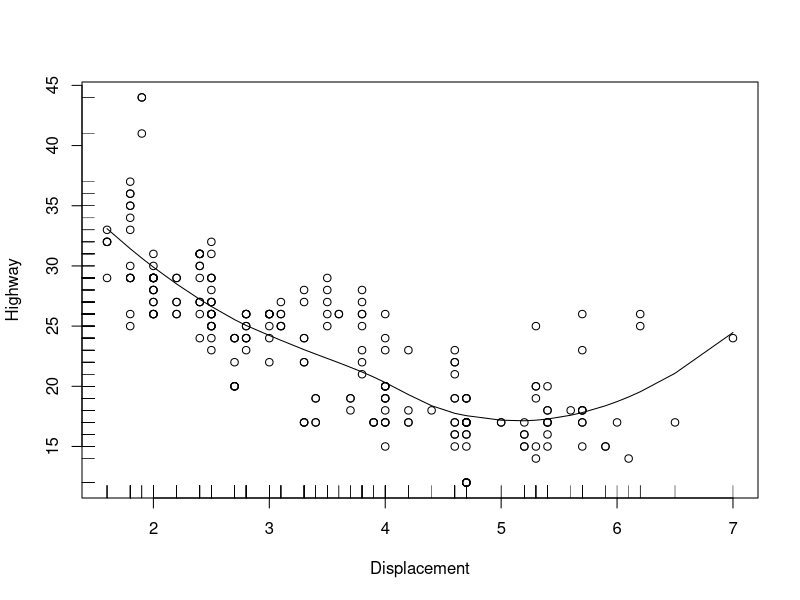
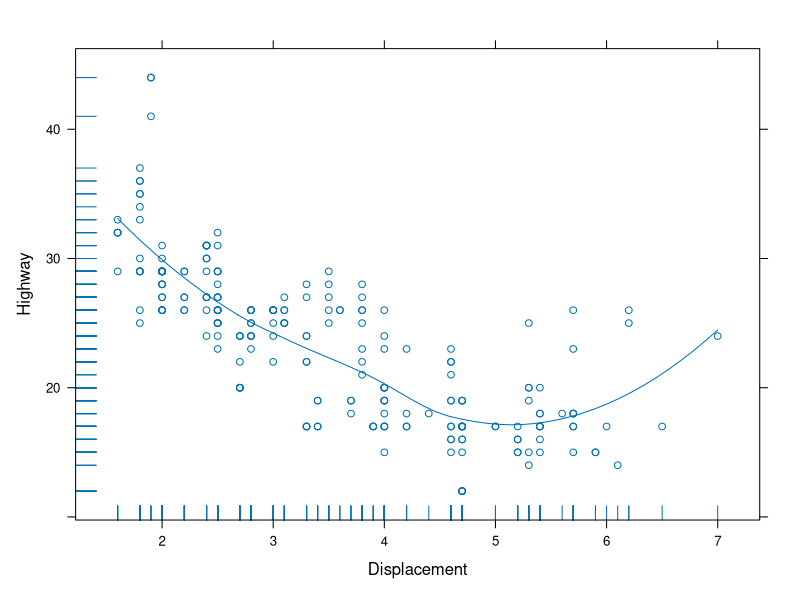
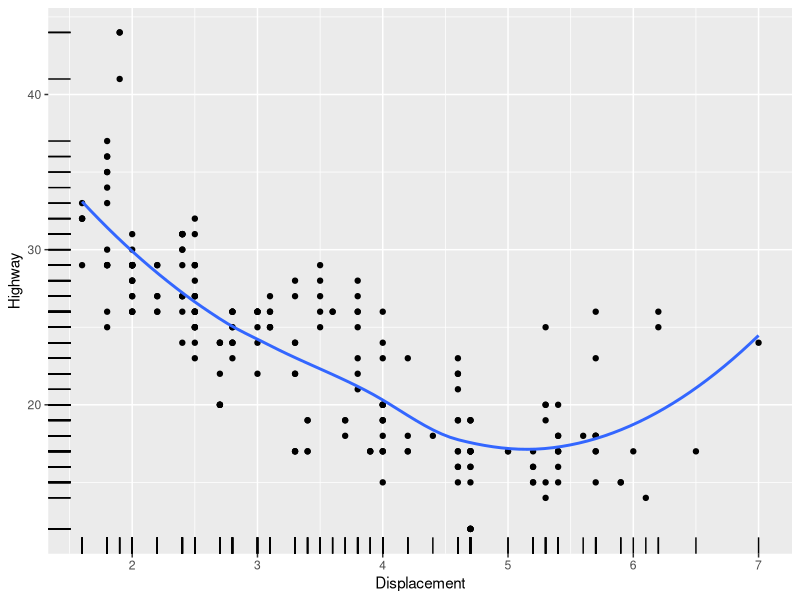
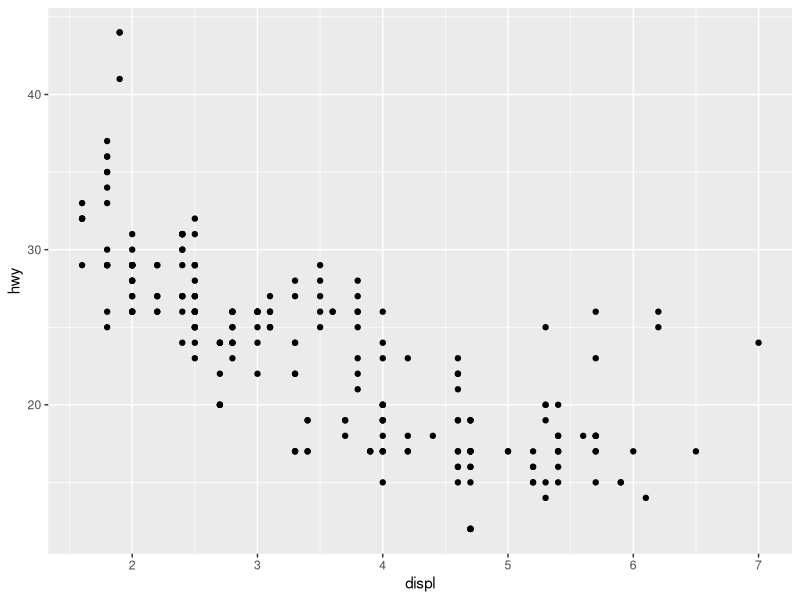
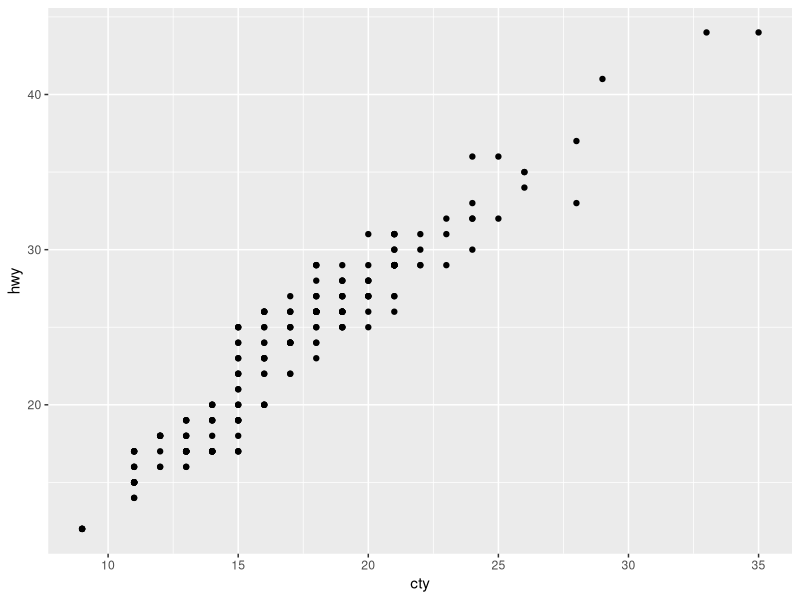
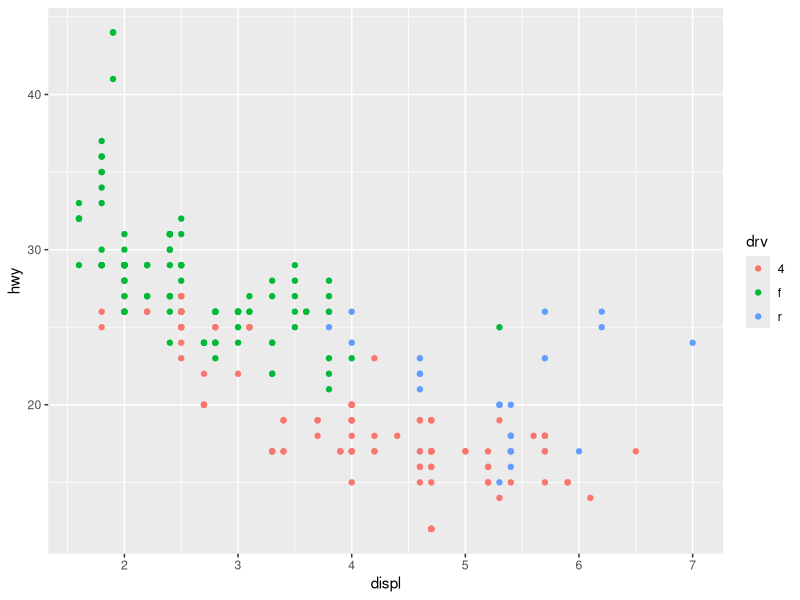
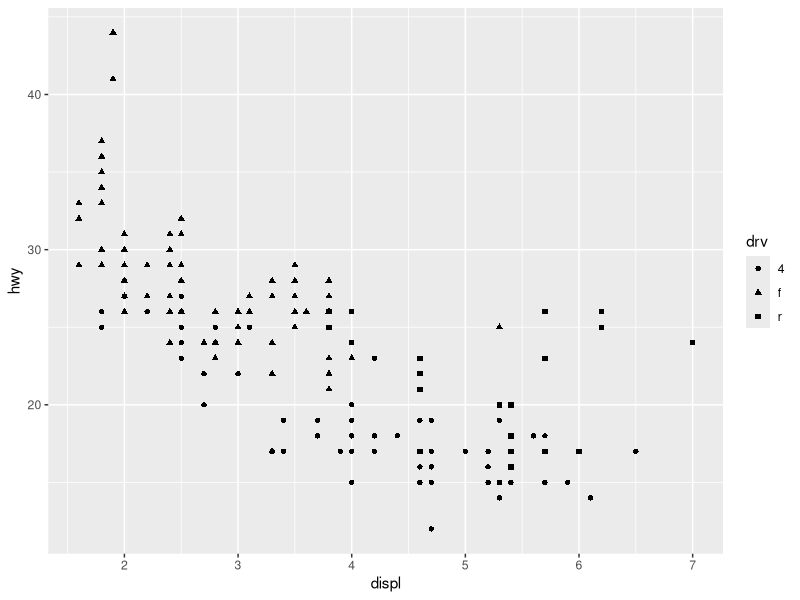
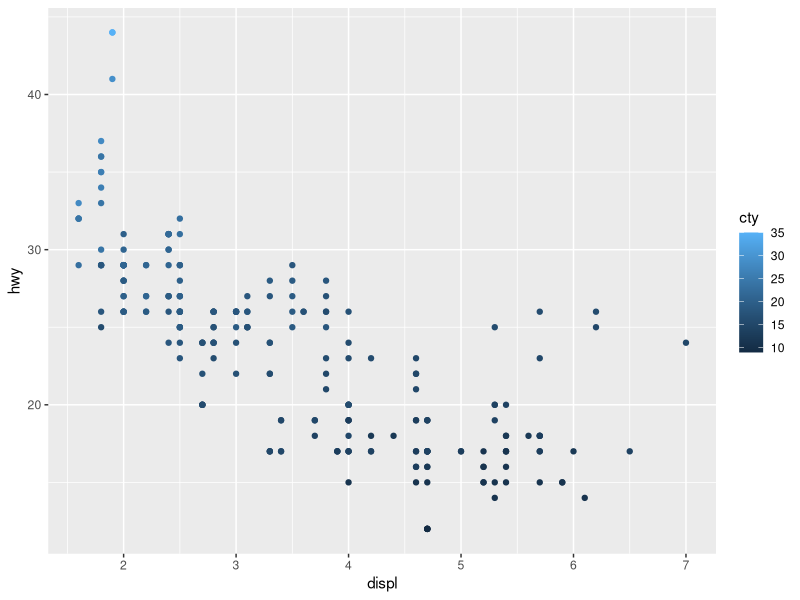

Write the R code that produced these figures, in order.
## ---- chunk 1
knitr::opts_chunk$set(echo       = TRUE, 
                      fig.height = 3, 
                      fig.width  = 6,
                      fig.align  = "center")
## ---- chunk 2
    library(ggplot2)
    library(lattice)
    data("mpg")
## ---- chunk 3
    ## Make a scatterplot
    plot(x = mpg$displ, y = mpg$hwy, xlab = "Displacement", ylab = "Highway")
    
    ## Add loess curve
    lout <- loess(hwy ~ displ, data = mpg)
    ord_x <- order(lout$x)
    lines(lout$x[ord_x], lout$fitted[ord_x])
    
    ## Add two rug plots
    rug(mpg$displ, side = 1)
    rug(mpg$hwy, side = 2)
## ---- chunk 4
    xyplot(hwy ~ displ, data = mpg,
           xlab = "Displacement", ylab = "Highway",
           panel = function(x, y) {
             panel.xyplot(x = x, y = y)                   ## Add scatterplot
             panel.loess(x = x, y = y, span = 0.75, 
                         family = "gaussian", degree = 2) ## Add loess curve
             panel.rug(x = x, y = y)                      ## Add rug plot
           })
## ---- chunk 5
    ggplot(mpg, mapping = aes(x = displ, y = hwy)) + ## set aesthetic maps
      geom_point() +                                 ## apply aesthetic maps to 
                                                     ##     point objects
      geom_smooth(se = FALSE, method = loess) +      ## apply to smooth objects
      geom_rug() +                                   ## apply to rug objects
      xlab("Displacement") +
      ylab("Highway")
## ---- chunk 6
    ggplot(data = mpg, mapping = aes(x = displ, y = hwy)) +
      geom_point()
## ---- chunk 7
    ggplot(data = mpg, mapping = aes(x = cty, y = hwy)) +
          geom_point()
## ---- chunk 8
    ggplot(data = mpg, mapping = aes(x = displ, y = hwy, color = drv)) +
          geom_point()
## ---- chunk 9
    ggplot(data = mpg, mapping = aes(x = displ, y = hwy, shape = drv)) +
          geom_point()
## ---- chunk 10
    data("iris")
## ---- chunk 11
    ggplot(data = mpg, mapping = aes(x = displ, y = hwy, color = cty)) +
              geom_point()
## ---- chunk 12
    ggplot(data = mpg, mapping = aes(x = displ, y = hwy, alpha = cty)) +
              geom_point()
## ---- chunk 13
    ggplot(data = mpg, mapping = aes(x = displ, y = hwy, size = cty)) +
                  geom_point()
## ---- chunk 14
    ggplot(data = mpg, mapping = aes(x = displ, 
                                     y = hwy,
                                     alpha = cty, 
                                     shape = drv,
                                     color = class)) +
              geom_point()
## ---- chunk 15
    ggplot(data = mpg, mapping = aes(x = displ, y = hwy)) +
              geom_smooth(se = FALSE)
## ---- chunk 16
    ggplot(data = mpg, mapping = aes(x = displ, y = hwy, color = drv)) +
              geom_smooth(se = FALSE)
## ---- chunk 17
    ggplot(data = mpg, mapping = aes(x = displ, y = hwy, linetype = drv)) +
              geom_smooth(se = FALSE)
## ---- chunk 18
    ggplot(data = mpg, mapping = aes(x = displ, y = hwy)) +
              geom_smooth(se = FALSE, method = lm)
## ---- chunk 19
    ggplot(data = mtcars, mapping = aes(x = hp, y = vs)) +
      geom_smooth(method = glm, method.args = list(family = "binomial"), se = FALSE)
## ---- chunk 20
    ggplot(data = mpg, mapping = aes(x = displ, y = hwy)) +
      geom_point() +
      geom_smooth(se = FALSE)
## ---- chunk 21
    ggplot(data = mpg) +
      geom_point(mapping = aes(x = displ, y = hwy))
## ---- chunk 22
    ## Rug plot only on x-axis
    ggplot(data = mpg, mapping = aes(x = displ, y = hwy)) +
      geom_point(mapping = aes(color = drv)) +
      geom_smooth(se = FALSE)
## ---- chunk 23
    ggplot(data = mpg, mapping = aes(x = cty, y = hwy)) +
      geom_jitter()
## ---- chunk 24
    ggplot(data = mpg, mapping = aes(x = cty, y = hwy)) +
      geom_point(alpha = 0.1)
## ---- chunk 25
    ggplot(data = mpg, mapping = aes(x = hwy)) +
      geom_histogram()
## ---- chunk 26
    ggplot(data = mpg, mapping = aes(x = hwy)) +
      geom_histogram(bins = 20)
## ---- chunk 27
    ggplot(data = mpg, mapping = aes(x = hwy, fill = drv)) +
      geom_histogram(bins = 20)
## ---- chunk 28
    ggplot(data = mpg, mapping = aes(x = hwy, color = drv)) +
      geom_histogram(bins = 20)
## ---- chunk 29
    ggplot(data = mpg, mapping = aes(x = hwy, fill = drv)) +
      geom_histogram(bins = 20, alpha = 0.3, position = "identity")
## ---- chunk 30
    ggplot(data = mpg, mapping = aes(x = hwy, fill = drv)) +
      geom_histogram(bins = 10, position = "dodge")
## ---- chunk 31
    ggplot(data = mpg, mapping = aes(x = hwy, fill = drv)) +
      geom_histogram(bins = 20, position = "fill")
## ---- chunk 32
    ggplot(data = mpg, mapping = aes(x = hwy)) +
      geom_density()
## ---- chunk 33
    ggplot(data = mpg, mapping = aes(x = hwy)) +
      geom_density(alpha = 0.3)
## ---- chunk 34
    ggplot(data = mpg, mapping = aes(x = hwy, fill = drv)) +
      geom_density(alpha = 0.3)
## ---- chunk 35
    ggplot(data = mpg, mapping = aes(x = drv, y = hwy)) +
      geom_boxplot()
## ---- chunk 36
    ggplot(data = mpg, mapping = aes(x = drv, y = hwy)) +
      geom_violin()
## ---- chunk 37
    library(ggbeeswarm)
    ggplot(data = mpg, mapping = aes(x = drv, y = hwy)) +
      geom_beeswarm()
## ---- chunk 38
    ggplot(data = mpg, mapping = aes(x = displ, y = hwy)) +
      geom_point() +
      facet_wrap( ~ class)
## ---- chunk 39
    ggplot(data = mpg, mapping = aes(x = displ, y = hwy)) +
      geom_point() +
      facet_grid(. ~ class)
## ---- chunk 40
    ggplot(data = mpg, mapping = aes(x = displ, y = hwy)) +
      geom_point() +
      facet_grid(class ~ .)
## ---- chunk 41
    ggplot(data = mpg, mapping = aes(x = displ, y = hwy)) +
      geom_point() +
      facet_grid(class ~ drv)
## ---- chunk 42
    ggplot(data = mpg, mapping = aes(x = displ, y = hwy)) +
      geom_point(color = "blue")
## ---- chunk 43
    ggplot(data = mpg, mapping = aes(x = displ, y = hwy, color = "blue")) +
      geom_point()
## ---- chunk 44
    ggplot(data = mpg, mapping = aes(x = hwy)) +
      geom_histogram(fill = "white", color = "black")
## ---- chunk 45
    ggplot(data = mpg, mapping = aes(x = displ, y = hwy, color = class)) +
      geom_point() +
      theme_bw()
## ---- chunk 46
    ggplot(data = mpg, mapping = aes(x = displ, y = hwy, color = class)) +
      geom_point() +
      theme_classic()
## ---- chunk 47
    library(ggthemes)
    ggplot(data = mpg, mapping = aes(x = displ, y = hwy, color = class)) +
      geom_point() +
      theme_excel()
## ---- chunk 48
    ggplot(data = mpg, mapping = aes(x = displ, y = hwy, color = class)) +
      geom_point() +
      theme_fivethirtyeight()
## ---- chunk 49
    ggplot(data = mpg, mapping = aes(x = displ, y = hwy, color = cty)) +
      geom_point() +
      scale_color_continuous(low = "black", high = "white")
## ---- chunk 50
    ggplot(data = diamonds, mapping = aes(x = price, y = carat)) +
      scale_y_log10() +
      scale_x_log10() +
      geom_point(alpha = 0.01)
## ---- chunk 51
    ggplot(data = mpg, mapping = aes(x = displ, y = hwy, color = class)) +
      geom_point() +
      theme_bw() +
      scale_color_colorblind()
## ---- chunk 52
    ggplot(data = mpg, mapping = aes(x = hwy, fill = drv)) +
      geom_histogram(position = "dodge", bins = 15) +
      theme_bw() +
      scale_fill_colorblind()
## ---- chunk 53
    ggplot(data = mpg, mapping = aes(x = displ, y = hwy, color = class)) +
      geom_point() +
      theme_bw() +
      scale_color_colorblind(name = "Car Class") +
      xlab("Displacement") +
      ylab("Highway") +
      ggtitle("Displacement vs Highway")
## ---- chunk 54
    ggplot(data = mpg, mapping = aes(x = displ, y = hwy, color = class)) +
      geom_point() +
      theme_bw() +
      scale_color_discrete(name = "Car Class") +
      xlab("Displacement") +
      ylab("Highway") +
      ggtitle("Displacement vs Highway")
## ---- chunk 55
    ggplot(data = mpg, mapping = aes(x = displ, y = hwy, color = class)) +
      geom_point() +
      theme_bw() +
      scale_color_colorblind() ->
      pl
## ---- chunk 56
    ggsave(filename = "my_first_plot.pdf",
           plot = pl,
           width = 6, 
           height = 4,
           family = "Times")
## ---- chunk 57
    pdf(file = "my_second_plot.pdf", width = 6, height = 4, family = "Times")
    print(pl)
    dev.off()
